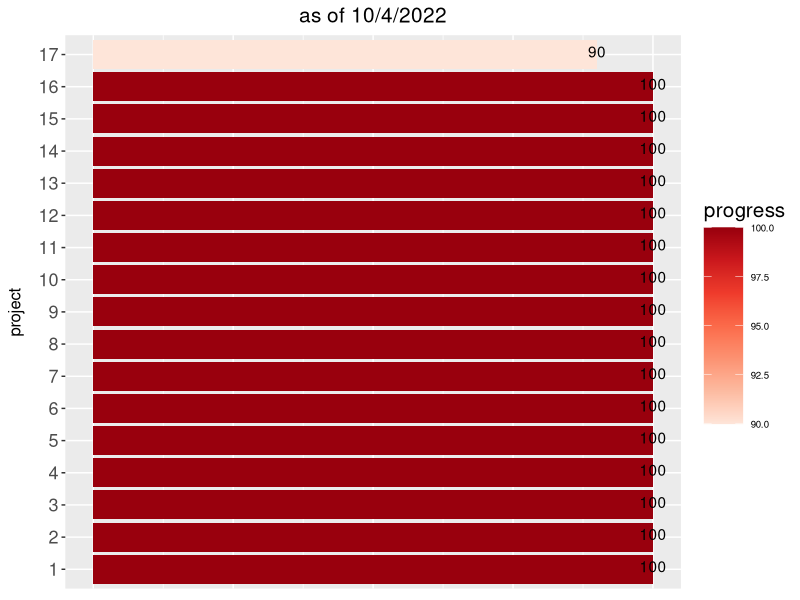

This chart was generated by the following R code:
## ---- chunk 1
knitr::opts_chunk$set(echo = TRUE)
library(tidyverse)
## ---- chunk 2
###### https://rstudio-pubs-static.s3.amazonaws.com/215319_ac67755c296b441dac7b24b48fc30156.html
project_progress=data.frame(project=seq(1,17), progress=c(100, 100, 100, 100, 100, 100, 100, 100, 100, 100, 100, 100,100,100,100, 100,90))
bp.y <- ggplot(data =project_progress, aes(x = factor(project), y = progress)) + 
    geom_bar(stat = "identity", aes(fill = progress))+ 
  labs(x = "project")+
  geom_text(aes(label=progress), position=position_dodge(width=0.8), vjust=0.25, color="black")+  # add numbers over bars+
coord_flip()+ 
 theme_gray() +
    theme(axis.title.x = element_blank(), axis.text.x = element_blank(),
          axis.ticks.x = element_blank(), axis.text.y = element_text(size = 13), 
          axis.title.y = element_text(size = 12, margin = margin(0,10,0,0), angle =90 ), # this adjusts "project" on y axis 
          legend.position="none") + 
    scale_fill_distiller(name = "progress", palette = "Reds", direction = 1) + 
  theme(legend.position = "right", legend.direction = "vertical",
          legend.title = element_text(size = 15), legend.key.size = unit(1,"cm"),
          legend.text = element_text(size = 7))+
  ggtitle("as of 10/4/2022")+
  theme(plot.title = element_text(hjust = 0.5, size=15)) #center the title
bp.y
